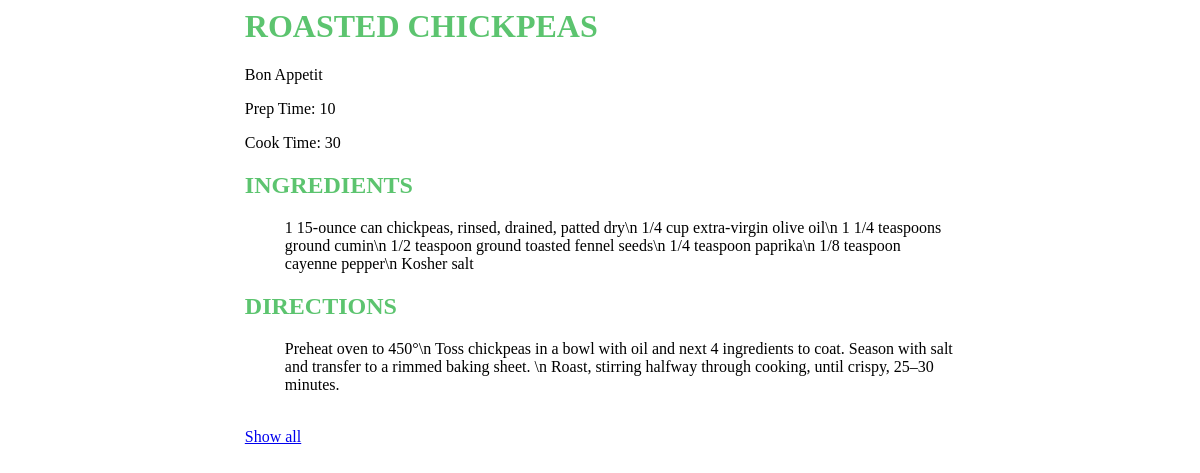
The page /app/4/ on the database its author committed.
### app/models.py (models this page shows)
class Recipe(models.Model):
    name = models.CharField(max_length=200)
    pub_date = models.DateTimeField('date published')
    author = models.CharField(max_length=200)
    prep_time = models.IntegerField()
    cook_time = models.IntegerField()
    ingredients = models.TextField()
    directions = models.TextField()

### app/views.py (the view)
# urls.py: path('<int:recipe_id>/', views.recipe, name='recipe'),
def recipe(request, recipe_id):
    recipe = models.Recipe.objects.get(id=recipe_id)
    ingredients_list = recipe.ingredients.split("\n")
    for i in range(len(ingredients_list)):
        ingredient = ingredients_list[i]
        ingredient = ingredient.replace("\n", "")
        ingredients_list[i] = ingredient
    directions_list = recipe.directions.split("\n")
    for i in range(len(directions_list)):
        direction = directions_list[i]
        direction = direction.replace("\n", "")
        directions_list[i] = direction
    context = (
        RequestContext(
            request,
            {
                'directions': directions_list,
                'ingredients': ingredients_list,
                'recipe': recipe,
            }
        ).flatten()
    )
    return TemplateResponse(request, 'app/recipe.html', context=context)

### app/templates/app/recipe.html
{% load static %}
<link rel="stylesheet" type="text/css" href="{% static 'app/style.css' %}">
<div class="container">
    <div class="recipe_div">
        <h1 class="recipe_name">{{ recipe.name.upper }}</h1>
        <p class="author_name">{{ recipe.author }}</p>
        <p>Prep Time: {{ recipe.prep_time }}</p>
        <p>Cook Time: {{ recipe.cook_time }}</p>
        <h2>INGREDIENTS</h2>
        <ul>
            {% for ingredient in ingredients %}
                <li>{{ ingredient }}</li>
            {% endfor %}
        </ul>
        <h2>DIRECTIONS</h2>
        <ul>
            {% for direction in directions %}
                <li>{{ direction }}</li>
            {% endfor %}
        </ul>
        <br>
        <a href="{% url 'recipes' %}">Show all</a>
    </div>
</div>

### app/static/app/style.css (style rules this page uses)
ul { list-style-type: none; }
h1 { color: #5cc46f; }
h2 { color: #5cc46f; }
.container { width: 60%; margin: 0 auto; }

### rows shown on the page
Recipe: name "ROASTED CHICKPEAS", author "Bon Appetit", prep_time "10", cook_time "30", ingredients "1 15-ounce can chickpeas, rinsed, drained, patted dry\\n 1/4 cup extra-virgin olive oil\\n 1 1/4 teaspoons ground cumin\\n 1/2 teaspoon ground toasted fennel seeds\\n 1/4 teaspoon paprika\\n 1/8 teaspoon cayenne pepper\\n Kosher salt", directions "Preheat oven to 450°\\n Toss chickpeas in a bowl with oil and next 4 ingredients to coat. Season with salt and transfer to a rimmed baking sheet. \\n Roast, stirring halfway through cooking, until crispy, 25–30 minutes."
